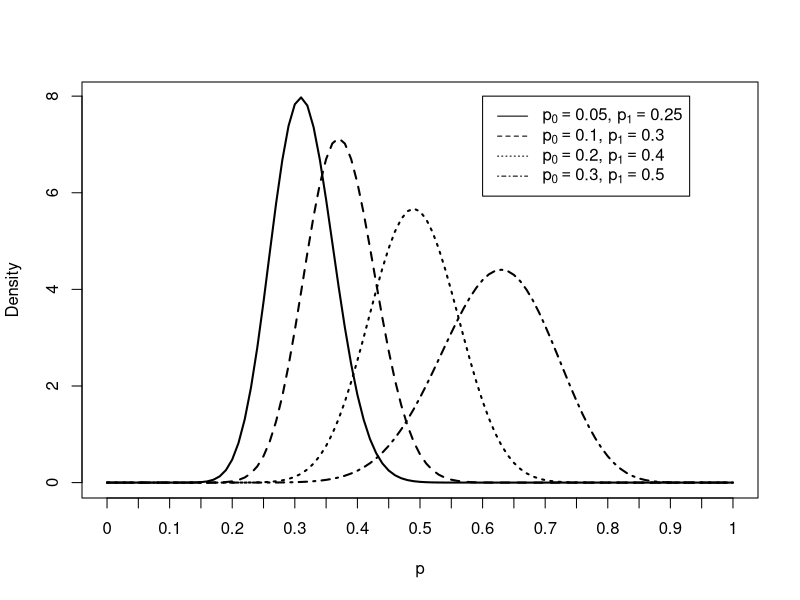
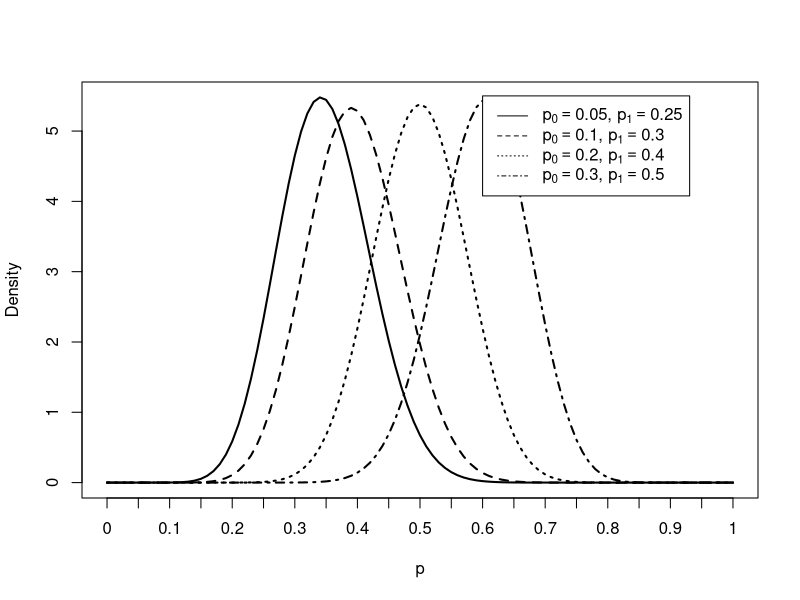

Generate these figures, in order, with R:
library(magrittr)
post.f <- function(r, n){
  ff <- function(x){dbeta(x, 1+r, 1+n-r)}
  ff
}

# bBET
f1 <- post.f(26, 84)
f2 <- post.f(27, 73)
f3 <- post.f(24, 49)
f4 <- post.f(17, 27)
jpeg(file="bBET.jpg")
curve(f1, 0, 1, lty=1, lwd=2, xlab="p", ylab="Density", xaxt="n")
curve(f2, 0, 1, lty=2, lwd=2, add=TRUE)
curve(f3, 0, 1, lty=3, lwd=2, add=TRUE)
curve(f4, 0, 1, lty=4, lwd=2, add=TRUE)

ex1 <- expression(paste(p[0]==0.05, ", ", p[1]==0.25))
ex2 <- expression(paste(p[0]==0.1, ", ", p[1]==0.3))
ex3 <- expression(paste(p[0]==0.2, ", ", p[1]==0.4))
ex4 <- expression(paste(p[0]==0.3, ", ", p[1]==0.5))
axis(1, seq(0, 1, 0.05), seq(0, 1, 0.05))
legend(0.6, 8, c(ex1, ex2, ex3, ex4), lty=1:4)
dev.off()


# delta-bBET
f1 <- post.f(14, 41)
f2 <- post.f(16, 41)
f3 <- post.f(22, 44)
f4 <- post.f(26, 43)

jpeg(file="delta-bBET.jpg")
curve(f1, 0, 1, lty=1, lwd=2, xlab="p", ylab="Density", xaxt="n")
curve(f2, 0, 1, lty=2, lwd=2, add=TRUE)
curve(f3, 0, 1, lty=3, lwd=2, add=TRUE)
curve(f4, 0, 1, lty=4, lwd=2, add=TRUE)

ex1 <- expression(paste(p[0]==0.05, ", ", p[1]==0.25))
ex2 <- expression(paste(p[0]==0.1, ", ", p[1]==0.3))
ex3 <- expression(paste(p[0]==0.2, ", ", p[1]==0.4))
ex4 <- expression(paste(p[0]==0.3, ", ", p[1]==0.5))
axis(1, seq(0, 1, 0.05), seq(0, 1, 0.05))
legend(0.6, 5.5, c(ex1, ex2, ex3, ex4), lty=1:4)
dev.off()
